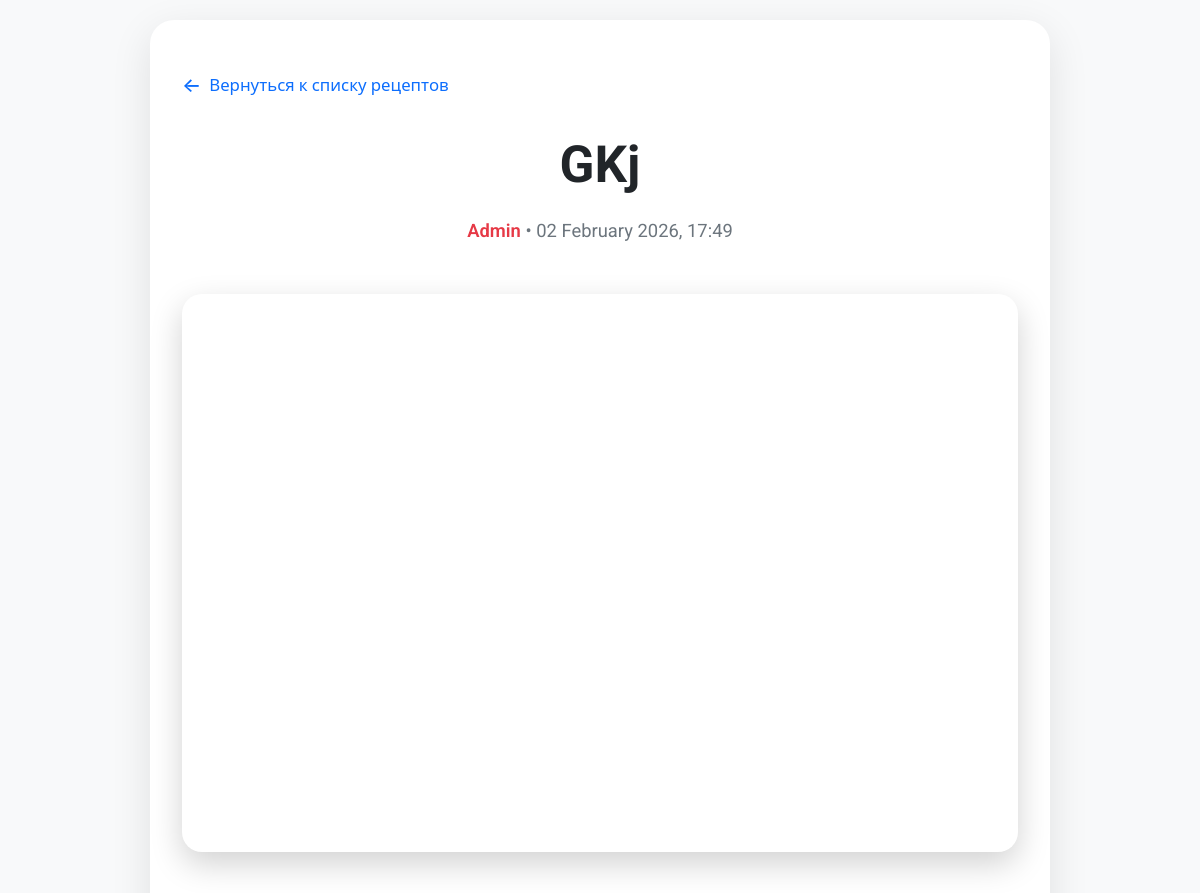
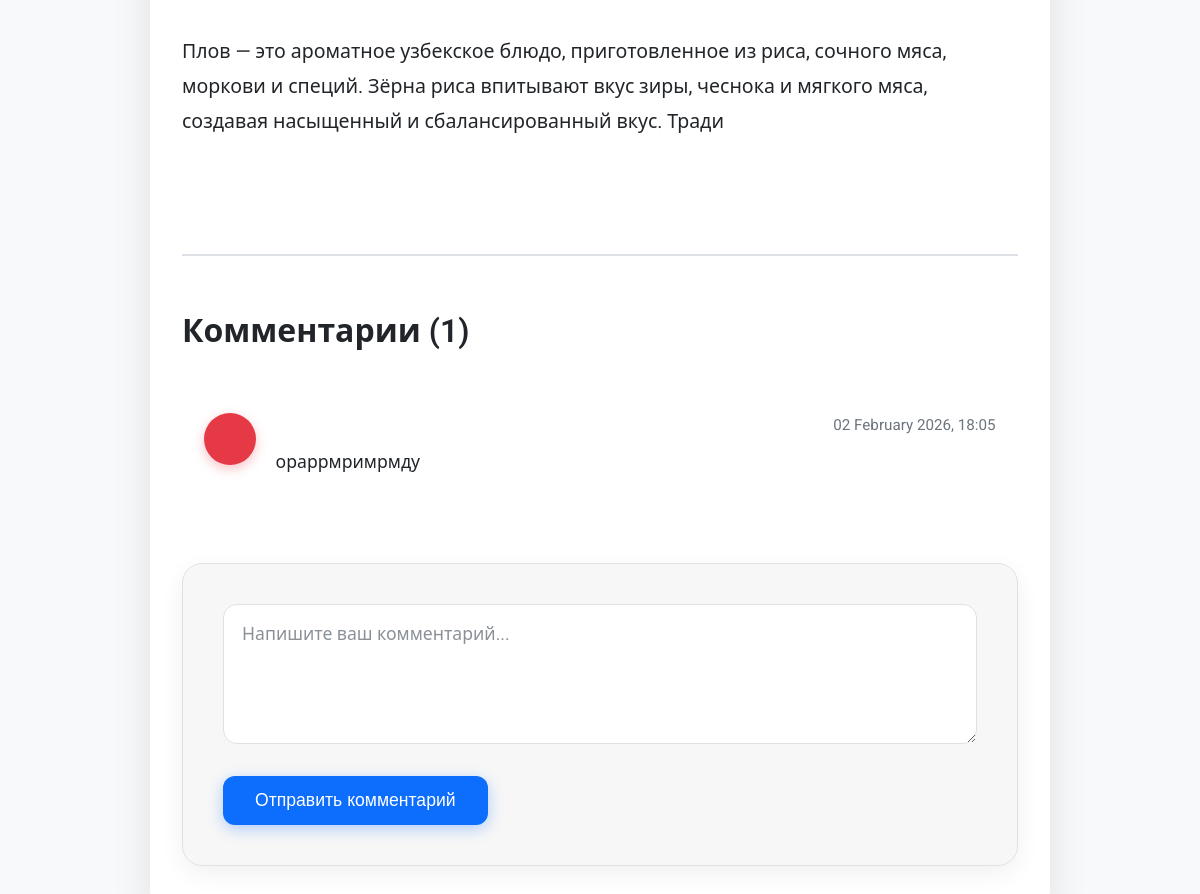
Page /recipe/detail/27/ (signed in) on the committed database (2 pictures, top to bottom).
### core/models.py (models this page shows, shortened)
class Recipe(models.Model):
    title=models.CharField(max_length=100)
    description=models.CharField(max_length=200)
    image=models.ImageField(upload_to="images/")
    created_by=models.ForeignKey(CustomUser,on_delete=models.CASCADE)
    created_at=models.DateTimeField(auto_now_add=True)
    updated_at=models.DateTimeField(auto_now=True)

class CustomUser(AbstractUser):
    role=models.CharField(max_length=100, choices=ROLE)
    def __str__(self):
        return self.username

class Comment(models.Model):
    recipe = models.ForeignKey(Recipe, on_delete=models.CASCADE, related_name='comments')
    user = models.ForeignKey(CustomUser, on_delete=models.CASCADE, related_name='comments')
    text = models.TextField()
    created_at = models.DateTimeField(auto_now_add=True)
    class Meta:
        ordering = ['-created_at']

### core/views.py (the view)
# urls.py: path('recipe/detail/<int:pk>/', views.recipe_detail, name='recipe_detail'),
@login_required(login_url='/login/')
def recipe_detail(request, pk):
    recipe = get_object_or_404(Recipe, pk=pk)
    comments = recipe.comments.all().order_by('-created_at')
    if request.method == 'POST':
        form = CommentForm(request.POST)
        if form.is_valid():
            comment = form.save(commit=False)
            comment.recipe = recipe
            comment.user = request.user
            comment.save()
            messages.success(request, "Комментарий добавлен!")
            return redirect('recipe_detail', pk=pk)
        else:
            messages.error(request, "Проверьте поля формы.")
    else:
        form = CommentForm()
    context = {
        'recipe': recipe,
        'comments': comments,
        'comment_form': form,
    }
    return render(request, 'detail.html', context)

### core/form.py
class CommentForm(forms.ModelForm):
    class Meta:
        model = Comment
        fields = ['text']
        widgets = {
            'text': forms.Textarea(attrs={
                'rows': 4,
                'cols': 15,
                'placeholder': 'Напишите ваш комментарий...',
                'class': 'form-control',
                'required': 'required',
            }),
        }
        error_messages = {
            'text': {
                'required': 'Комментарий не может быть пустым.',
                'max_length': 'Комментарий слишком длинный.',
            }
        }

### templates/detail.html (shortened to what this page needs)
<!DOCTYPE html>
<html lang="ru">
<head>
</head>
<body>
    <article class="recipe-detail">
        <a href="/recipe/list/" class="back-link">Вернуться к списку рецептов</a>
        <h1>{{ recipe.title }}</h1>
        <div class="meta">
            <strong>{{ recipe.created_by }}</strong> • {{ recipe.created_at|date:"d F Y, H:i" }}
        </div>
        {% if recipe.image %}
            <img src="{{ recipe.image.url }}"
                 alt="{{ recipe.title }} — фото готового блюда"
                 class="recipe-img"
                 loading="lazy"
                 decoding="async">
        {% endif %}
        <div class="description">
            {{ recipe.description|linebreaks }}
        </div>
        <section class="comments-section" id="comments" aria-labelledby="comments-title">
            <h3 id="comments-title">Комментарии ({{ comments.count }})</h3>
            <div class="comment-list">
                {% for comment in comments %}
                    <article class="comment" aria-labelledby="comment-author-{{ forloop.counter }}">
                        <div class="comment-avatar" aria-hidden="true">
                        </div>
                        <div class="comment-body">
                            <header class="comment-header">
                                <time class="comment-date" datetime="{{ comment.created_at|date:'c' }}">
                                    {{ comment.created_at|date:"d F Y, H:i" }}
                                </time>
                            </header>
                            <div class="comment-text">{{ comment.text|linebreaks }}</div>
                        </div>
                    </article>
                {% empty %}
                    <p style="color: var(--muted); font-style: italic; text-align: center; font-size: 1.1rem;">
                        Пока нет комментариев. Будьте первым!
                    </p>
                {% endfor %}
            </div>
            {% if user.is_authenticated %}
                <div class="comment-form">
                    <form method="post" action="#comments">
                        <div class="form-group">
                            {{ comment_form.text }}
                        </div>
                        <button type="submit" class="btn-primary">Отправить комментарий</button>
                    </form>
                </div>
            {% else %}
                <div class="login-prompt">
                    <a href="/login/?next={{ request.path }}">Войдите</a>, чтобы оставить комментарий.
                </div>
            {% endif %}
        </section>
    </article>
</body>
</html>

### templates/detail.html (style rules this page uses)
:root { --bg: #f8f9fa; --text: #212529; --accent: #e63946; --card-bg: #ffffff; --shadow: 0 12px 40px rgba(0,0,0,0.1); --border: #dee2e6; --danger: #dc3545; --primary: #0d6efd; --muted: #6c757d; --hover-bg: rgba(0,0,0,0.04); --transition: all 0.3s ease; }
* { box-sizing: border-box; margin: 0; padding: 0; }
body { font-family: 'Roboto', system-ui, -apple-system, sans-serif; background: var(--bg); color: var(--text); line-height: 1.7; min-height: 100vh; padding: 20px; }
.recipe-detail { max-width: 900px; margin: 0 auto; padding: 48px 32px; background: var(--card-bg); border-radius: 24px; box-shadow: var(--shadow); transition: var(--transition); }
.back-link { display: inline-flex; align-items: center; gap: 8px; margin-bottom: 2rem; color: var(--primary); text-decoration: none; font-weight: 500; font-size: 1.05rem; transition: var(--transition); }
.back-link::before { content: "←"; font-size: 1.2em; }
h1 { font-size: clamp(2.2rem, 6vw, 3.2rem); font-weight: 700; text-align: center; margin-bottom: 1.2rem; line-height: 1.2; }
.meta { text-align: center; color: var(--muted); font-size: 1.15rem; margin-bottom: 3rem; }
.meta strong { color: var(--accent); font-weight: 600; }
.recipe-img { width: 100%; max-height: 650px; object-fit: cover; border-radius: 20px; box-shadow: 0 12px 32px rgba(0,0,0,0.18); margin: 2.5rem 0; display: block; transition: transform 0.5s ease; }
.description { font-size: 1.22rem; margin: 2.5rem 0; white-space: pre-line; word-wrap: break-word; line-height: 1.8; }
.comments-section { margin-top: 5rem; padding-top: 3rem; border-top: 2px solid var(--border); }
.comments-section h3 { font-size: 2rem; margin-bottom: 2rem; color: var(--text); font-weight: 600; }
.comment-list { display: flex; flex-direction: column; gap: 1.8rem; margin-bottom: 4rem; }
.comment { display: flex; gap: 1.2rem; padding: 1.4rem; border-radius: 16px; background: transparent; transition: var(--transition); }
.comment-avatar { width: 52px; height: 52px; border-radius: 50%; background: var(--accent); color: white; display: flex; align-items: center; justify-content: center; font-weight: 700; font-size: 1.4rem; flex-shrink: 0; box-shadow: 0 4px 12px rgba(230,57,70,0.3); }
.comment-body { flex: 1; min-width: 0; }
.comment-header { display: flex; justify-content: space-between; align-items: center; margin-bottom: 0.6rem; font-size: 1rem; }
.comment-date { color: var(--muted); font-size: 0.95rem; }
.comment-text { font-size: 1.1rem; white-space: pre-line; overflow-wrap: anywhere; word-break: break-word; line-height: 1.6; }
.comment-form { background: rgba(0,0,0,0.03); padding: 2.5rem; border-radius: 20px; border: 1px solid var(--border); box-shadow: 0 8px 25px rgba(0,0,0,0.06); transition: var(--transition); }
.form-group { margin-bottom: 1.5rem; }
.form-control { width: 100%; padding: 16px 18px; font-size: 1.1rem; border: 1px solid var(--border); border-radius: 14px; background: var(--card-bg); color: var(--text); resize: vertical; min-height: 140px; transition: var(--transition); font-family: inherit; }
.form-control::placeholder { color: var(--muted); opacity: 0.8; }
.btn-primary { background: var(--primary); color: white; border: none; padding: 14px 32px; border-radius: 12px; font-size: 1.1rem; font-weight: 500; cursor: pointer; transition: var(--transition); box-shadow: 0 4px 15px rgba(13,110,253,0.3); }

### rows in the picture
Recipe: title "GKj", created_by "Admin", created_at "02 February 2026, 17:49", image (picture), description "Плов — это ароматное узбекское блюдо, приготовленное из риса, сочного мяса, моркови и специй. Зёрна риса впитывают вкус зиры, чеснока и мягкого мяса, создавая насыщенный и сбалансированный вкус. Тради"
Comment: created_at "02 February 2026, 18:05", text "ораррмримрмду"

### other values in the picture
{{ comments.count }} "1"
